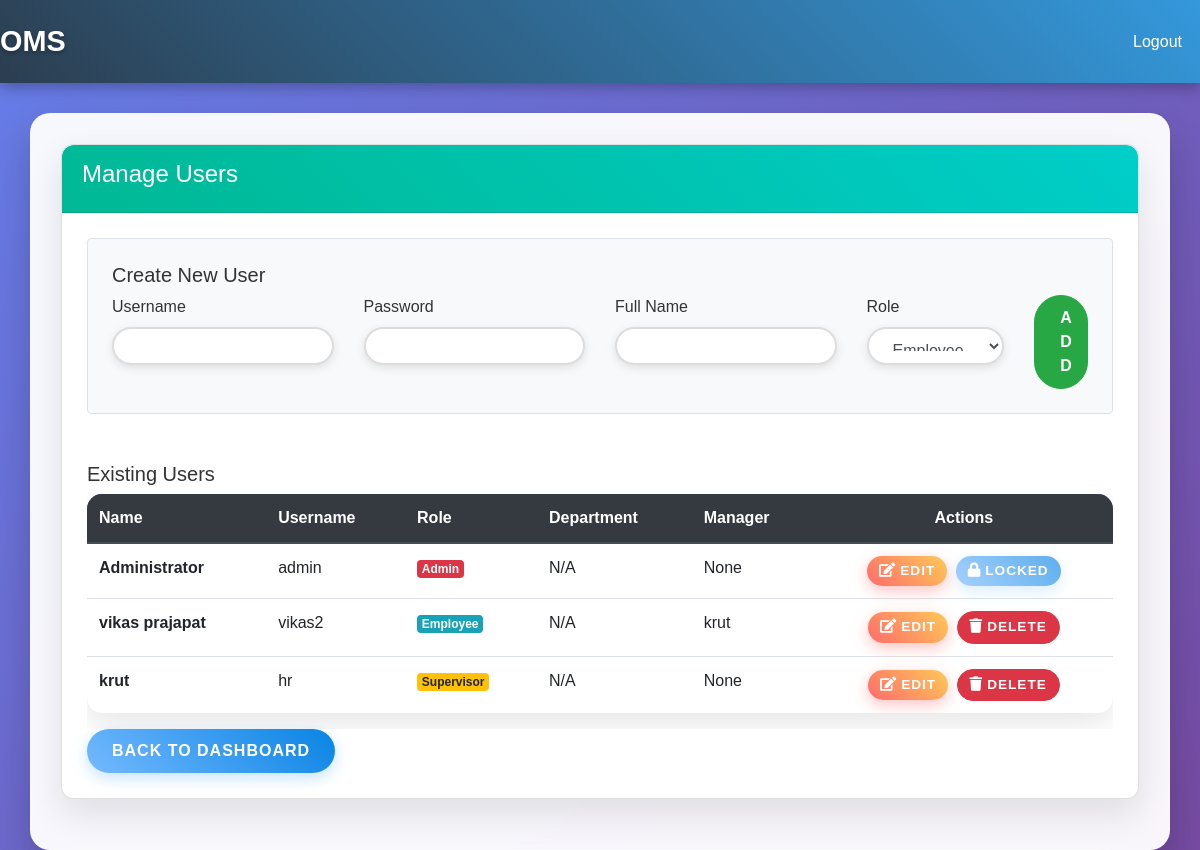
The app's page /admin/users (signed in) with its own data.
### app.py (models this page shows, shortened)
class User(db.Model, UserMixin):
    id = db.Column(db.Integer, primary_key=True)
    username = db.Column(db.String(50), unique=True, nullable=False)
    password_hash = db.Column(db.String(128), nullable=False)
    full_name = db.Column(db.String(100))
    designation = db.Column(db.String(100))
    probation_completed = db.Column(db.Boolean, default=False)
    emp_number = db.Column(db.String(20), unique=True)
    doj = db.Column(db.Date)
    perm_address = db.Column(db.Text)
    curr_address = db.Column(db.Text)
    emerg_contact_name = db.Column(db.String(100))
    emerg_contact_num = db.Column(db.String(20))
    birth_date = db.Column(db.Date)
    pan = db.Column(db.String(20))
    aadhar = db.Column(db.String(20))
    role = db.Column(db.Enum('employee', 'supervisor', 'admin'), default='employee')
    manager_id = db.Column(db.Integer, db.ForeignKey('user.id'))
    department = db.Column(db.String(100))
    team = db.Column(db.Enum('corporate', 'production'))
    profile_picture = db.Column(db.String(200))
    last_working_day = db.Column(db.Date)
    salary = db.Column(db.Float)
    comment = db.Column(db.Text)
    assigned_employees = db.relationship('User', backref=db.backref('manager', remote_side=[id]))

### app.py (the view, shortened to what this page needs)
@app.route('/admin/users', methods=['GET', 'POST'])
@login_required
def admin_users():
    if current_user.role != 'admin':
        flash('Access denied', 'danger')
        return redirect(url_for('dashboard'))
    users = User.query.all()
    return render_template('admin_users.html', users=users)

### app.py (called while the page is built)
@login_manager.user_loader
def load_user(user_id):
    return User.query.get(int(user_id))

@app.context_processor
def inject_common_vars():
    return {
        'today': date.today().strftime('%B %d, %Y')
    }

### templates/admin_users.html (shortened to what this page needs)
{% extends 'base.html' %}
{% block content %}
    <div class="row">
        <div class="col-12 col-animated">
            <div class="card">
                <div class="card-header bg-primary text-white">
                    <h4>Manage Users</h4>
                </div>
                <div class="card-body">
                    <div class="mb-5 p-4 border rounded bg-light">
                        <h5>Create New User</h5>
                        <form method="POST">
                            <div class="row">
                                <div class="col-md-3">
                                    <div class="form-group">
                                        <label>Username</label>
                                        <input type="text" class="form-control" name="username" required>
                                    </div>
                                </div>
                                <div class="col-md-3">
                                    <div class="form-group">
                                        <label>Password</label>
                                        <input type="password" class="form-control" name="password" required>
                                    </div>
                                </div>
                                <div class="col-md-3">
                                    <div class="form-group">
                                        <label>Full Name</label>
                                        <input type="text" class="form-control" name="full_name" required>
                                    </div>
                                </div>
                                <div class="col-md-2">
                                    <div class="form-group">
                                        <label>Role</label>
                                        <select class="form-control" name="role">
                                            <option value="employee">Employee</option>
                                        </select>
                                    </div>
                                </div>
                                <div class="col-md-1 d-flex align-items-end">
                                    <button type="submit" class="btn btn-success btn-block">
                                        Add
                                    </button>
                                </div>
                            </div>
                        </form>
                    </div>
                    <h5>Existing Users</h5>
                    <div class="table-responsive">
                        <table class="table table-hover align-middle">
                            <thead class="thead-dark">
                                <tr>
                                    <th>Name</th>
                                    <th>Username</th>
                                    <th>Role</th>
                                    <th>Department</th>
                                    <th>Manager</th>
                                    <th class="text-center">Actions</th>
                                </tr>
                            </thead>
                            <tbody>
                                {% for user in users %}
                                <tr>
                                    <td>
                                        <strong>{{ user.full_name }}</strong>
                                    </td>
                                    <td>{{ user.username }}</td>
                                    <td>
                                        <span class="badge badge-{% if user.role == 'admin' %}danger{% elif user.role == 'supervisor' %}warning{% else %}info{% endif %}">
                                            {{ user.role.capitalize() }}
                                        </span>
                                    </td>
                                    <td>{{ user.department or 'N/A' }}</td>
                                    <td>{{ user.manager.full_name if user.manager else 'None' }}</td>
                                    <td class="text-center">
                                        <a href="{{ url_for('admin_edit_user', user_id=user.id) }}"
                                           class="btn btn-primary btn-sm mr-1"
                                           title="Edit User">
                                            <i class="fas fa-edit mr-1"></i>Edit
                                        </a>
                                        {% if user.id != current_user.id and (user.role != 'admin' or User.query.filter_by(role='admin').count() > 1) %}
                                        <a href="{{ url_for('admin_delete_user', user_id=user.id) }}"
                                           class="btn btn-danger btn-sm"
                                           onclick="return confirm('Are you sure you want to delete {{ user.full_name }}? This cannot be undone!')"
                                           title="Delete User">
                                            <i class="fas fa-trash mr-1"></i>Delete
                                        </a>
                                        {% else %}
                                        <button class="btn btn-secondary btn-sm" disabled title="Cannot delete">
                                            <i class="fas fa-lock mr-1"></i>Locked
                                        </button>
                                        {% endif %}
                                    </td>
                                </tr>
                                {% endfor %}
                            </tbody>
                        </table>
                    </div>
                    <a href="{{ url_for('admin_dashboard') }}" class="btn btn-secondary">
                        Back to Dashboard
                    </a>
                </div>
            </div>
        </div>
    </div>
{% endblock %}

### templates/base.html (shortened to what this page needs)
<!DOCTYPE html>
<html lang="en">
<head>
    <link rel="stylesheet" href="https://stackpath.bootstrapcdn.com/bootstrap/4.5.2/css/bootstrap.min.css">
    <link rel="stylesheet" href="{{ url_for('static', filename='styles.css') }}">
    <link rel="stylesheet" href="https://cdnjs.cloudflare.com/ajax/libs/font-awesome/5.15.4/css/all.min.css">
</head>
<body>
    <nav class="navbar navbar-expand-lg navbar-dark bg-dark">
        <a class="navbar-brand" href="{{ url_for('dashboard') }}">OMS</a>
        <div class="collapse navbar-collapse" id="navbarNav">
            <ul class="navbar-nav ml-auto">
                {% if current_user.is_authenticated %}
                    <li class="nav-item"><a class="nav-link" href="{{ url_for('logout') }}">Logout</a></li>
                {% else %}
                    <li class="nav-item"><a class="nav-link" href="{{ url_for('login') }}">Login</a></li>
                {% endif %}
            </ul>
        </div>
    </nav>
    <div class="container">
        {% block content %}{% endblock %}
    </div>
</body>
</html>

### static/styles.css (style rules this page uses)
* { margin: 0; padding: 0; box-sizing: border-box; }
body { background: linear-gradient(135deg, #667eea 0%, #764ba2 100%); min-height: 100vh; font-family: 'Poppins', sans-serif; color: #333; animation: fadeIn 1s ease-in-out; }
.container { background: rgba(255, 255, 255, 0.95); padding: 30px; border-radius: 20px; box-shadow: 0 20px 40px rgba(0, 0, 0, 0.2); margin-top: 30px; backdrop-filter: blur(10px); border: 1px solid rgba(255, 255, 255, 0.3); animation: slideUp 0.8s ease-out; }
.navbar { background: linear-gradient(45deg, #2c3e50, #3498db) !important; box-shadow: 0 4px 15px rgba(0, 0, 0, 0.3); padding: 15px 0; animation: slideDown 0.6s ease-out; }
.navbar-brand { font-weight: 700; font-size: 1.8rem; color: #fff !important; text-shadow: 0 2px 4px rgba(0, 0, 0, 0.3); }
.nav-link { color: #fff !important; font-weight: 500; margin: 0 10px; position: relative; transition: all 0.3s ease; }
.nav-link::after { content: ''; position: absolute; width: 0; height: 3px; bottom: 0; left: 50%; background: #feca57; transition: all 0.3s ease; transform: translateX(-50%); }
.btn { border-radius: 50px; padding: 10px 25px; font-weight: 600; text-transform: uppercase; letter-spacing: 1px; transition: all 0.4s ease; position: relative; overflow: hidden; z-index: 1; }
.btn::before { content: ''; position: absolute; top: 0; left: -100%; width: 100%; height: 100%; background: linear-gradient(90deg, transparent, rgba(255, 255, 255, 0.3), transparent); transition: 0.5s; z-index: -1; }
.btn-primary { background: linear-gradient(45deg, #ff6b6b, #feca57); border: none; color: white; box-shadow: 0 5px 15px rgba(255, 107, 107, 0.4); }
.btn-secondary { background: linear-gradient(45deg, #74b9ff, #0984e3); border: none; color: white; box-shadow: 0 5px 15px rgba(116, 185, 255, 0.4); }
.table { border-radius: 15px; overflow: hidden; box-shadow: 0 10px 30px rgba(0, 0, 0, 0.1); animation: fadeInUp 0.8s ease-out; }
.table thead { background: linear-gradient(45deg, #6c5ce7, #a29bfe); color: white; }
.table tbody tr { transition: all 0.3s ease; }
.form-control { border-radius: 50px; padding: 12px 20px; border: 2px solid #ddd; transition: all 0.3s ease; box-shadow: 0 3px 10px rgba(0, 0, 0, 0.1); }
.card { border-radius: 20px; overflow: hidden; box-shadow: 0 15px 35px rgba(0, 0, 0, 0.1); transition: all 0.4s ease; margin-bottom: 20px; }
.card-header { background: linear-gradient(45deg, #00b894, #00cec9); color: white; font-weight: 600; padding: 15px 20px; }
.card-body { padding: 25px; }
.col-animated { animation: fadeInLeft 0.8s ease-out forwards; opacity: 0; }
.col-animated:nth-child(1) { animation-delay: 0.1s; }
.btn-sm { font-size: 0.85rem; padding: 0.35rem 0.75rem; border-radius: 50px; font-weight: 600; transition: all 0.3s ease; }
.btn-sm .fas { font-size: 0.9rem; }
.card { border-radius:.75rem; }
.btn-sm { border-radius:.35rem; }
.card { border-radius: 12px; }
.card-header { border-radius: 12px 12px 0 0 !important; }
.table th { border-top: none; }
.btn-sm { border-radius: 20px; padding: 5px 12px; }

### records on screen
User: full_name "Administrator", username "admin", role "Admin", department "N/A", manager "None", shows "LOCKED"
User: full_name "vikas prajapat", username "vikas2", role "Employee", department "N/A", manager "krut"
User: full_name "krut", username "hr", role "Supervisor", department "N/A", manager "None"
